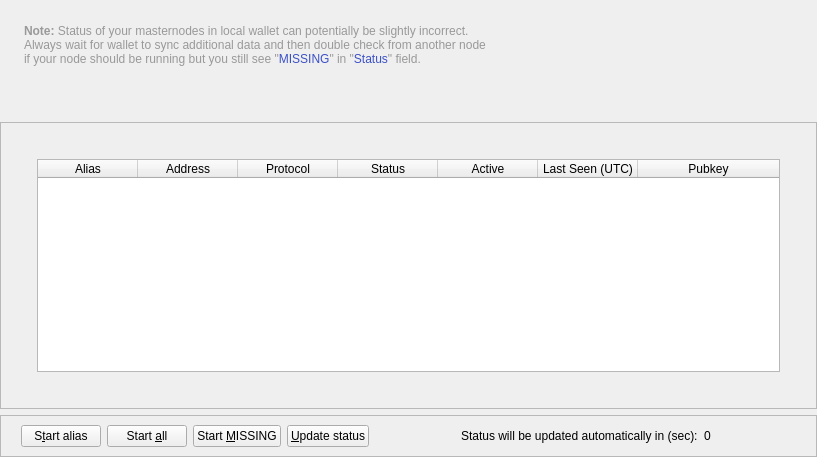
<?xml version="1.0" encoding="UTF-8"?>
<ui version="4.0">
 <class>MasternodeList</class>
 <widget class="QWidget" name="MasternodeList">
  <property name="geometry">
   <rect>
    <x>0</x>
    <y>0</y>
    <width>817</width>
    <height>457</height>
   </rect>
  </property>
  <property name="windowTitle">
   <string>Form</string>
  </property>
  <layout class="QVBoxLayout" name="topLayout">
   <property name="leftMargin">
    <number>0</number>
   </property>
   <property name="topMargin">
    <number>0</number>
   </property>
   <property name="rightMargin">
    <number>0</number>
   </property>
   <property name="bottomMargin">
    <number>0</number>
   </property>
   <item>
    <layout class="QGridLayout" name="gridLayout_2">
     <item row="0" column="0">
      <layout class="QVBoxLayout" name="verticalLayout_2">
       <property name="bottomMargin">
        <number>0</number>
       </property>
       <item>
        <layout class="QHBoxLayout" name="horizontalLayout_note">
         <property name="leftMargin">
          <number>24</number>
         </property>
         <property name="topMargin">
          <number>24</number>
         </property>
         <property name="rightMargin">
          <number>24</number>
         </property>
         <property name="bottomMargin">
          <number>50</number>
         </property>
         <item>
          <widget class="QLabel" name="updateNote">
           <property name="text">
            <string>&lt;span style=&quot;color: #999;&quot;&gt;&lt;b&gt;Note:&lt;/b&gt; Status of your masternodes in local wallet can potentially be slightly incorrect.&lt;br /&gt;Always wait for wallet to sync additional data and then double check from another node&lt;br /&gt;if your node should be running but you still see &quot;&lt;span style=&quot;color: #3b50c7&quot;&gt;MISSING&lt;/span&gt;&quot; in &quot;&lt;span style=&quot;color: #3b50c7&quot;&gt;Status&lt;/span&gt;&quot; field.&lt;/span&gt;</string>
           </property>
          </widget>
         </item>
        </layout>
       </item>
       <item>
        <widget class="QFrame" name="frame">
         <property name="frameShape">
          <enum>QFrame::StyledPanel</enum>
         </property>
         <property name="frameShadow">
          <enum>QFrame::Raised</enum>
         </property>
         <layout class="QHBoxLayout" name="horizontalLayout">
          <property name="leftMargin">
           <number>36</number>
          </property>
          <property name="topMargin">
           <number>36</number>
          </property>
          <property name="rightMargin">
           <number>36</number>
          </property>
          <property name="bottomMargin">
           <number>36</number>
          </property>
          <item>
           <widget class="QTableWidget" name="tableWidgetMyMasternodes">
            <property name="minimumSize">
             <size>
              <width>695</width>
              <height>0</height>
             </size>
            </property>
            <property name="palette">
             <palette>
              <active>
               <colorrole role="Text">
                <brush brushstyle="SolidPattern">
                 <color alpha="255">
                  <red>51</red>
                  <green>51</green>
                  <blue>51</blue>
                 </color>
                </brush>
               </colorrole>
              </active>
              <inactive>
               <colorrole role="Text">
                <brush brushstyle="SolidPattern">
                 <color alpha="255">
                  <red>51</red>
                  <green>51</green>
                  <blue>51</blue>
                 </color>
                </brush>
               </colorrole>
              </inactive>
              <disabled>
               <colorrole role="Text">
                <brush brushstyle="SolidPattern">
                 <color alpha="255">
                  <red>85</red>
                  <green>85</green>
                  <blue>85</blue>
                 </color>
                </brush>
               </colorrole>
              </disabled>
             </palette>
            </property>
            <property name="editTriggers">
             <set>QAbstractItemView::NoEditTriggers</set>
            </property>
            <property name="alternatingRowColors">
             <bool>true</bool>
            </property>
            <property name="selectionMode">
             <enum>QAbstractItemView::SingleSelection</enum>
            </property>
            <property name="selectionBehavior">
             <enum>QAbstractItemView::SelectRows</enum>
            </property>
            <property name="showGrid">
             <bool>false</bool>
            </property>
            <property name="gridStyle">
             <enum>Qt::SolidLine</enum>
            </property>
            <property name="sortingEnabled">
             <bool>true</bool>
            </property>
            <attribute name="horizontalHeaderMinimumSectionSize">
             <number>20</number>
            </attribute>
            <attribute name="horizontalHeaderStretchLastSection">
             <bool>true</bool>
            </attribute>
            <column>
             <property name="text">
              <string>Alias</string>
             </property>
            </column>
            <column>
             <property name="text">
              <string>Address</string>
             </property>
            </column>
            <column>
             <property name="text">
              <string>Protocol</string>
             </property>
            </column>
            <column>
             <property name="text">
              <string>Status</string>
             </property>
            </column>
            <column>
             <property name="text">
              <string>Active</string>
             </property>
            </column>
            <column>
             <property name="text">
              <string>Last Seen (UTC)</string>
             </property>
            </column>
            <column>
             <property name="text">
              <string>Pubkey</string>
             </property>
            </column>
           </widget>
          </item>
         </layout>
        </widget>
       </item>
       <item>
        <widget class="QFrame" name="frame_2_1">
         <property name="frameShape">
          <enum>QFrame::StyledPanel</enum>
         </property>
         <property name="frameShadow">
          <enum>QFrame::Raised</enum>
         </property>
         <layout class="QHBoxLayout" name="horizontalLayout_2">
          <property name="leftMargin">
           <number>20</number>
          </property>
          <property name="rightMargin">
           <number>20</number>
          </property>
          <item>
           <layout class="QHBoxLayout" name="horizontalLayout_5">
            <property name="bottomMargin">
             <number>0</number>
            </property>
            <item>
             <widget class="QPushButton" name="startButton">
              <property name="text">
               <string>S&amp;tart alias</string>
              </property>
             </widget>
            </item>
            <item>
             <widget class="QPushButton" name="startAllButton">
              <property name="text">
               <string>Start &amp;all</string>
              </property>
             </widget>
            </item>
            <item>
             <widget class="QPushButton" name="startMissingButton">
              <property name="text">
               <string>Start &amp;MISSING</string>
              </property>
             </widget>
            </item>
            <item>
             <widget class="QPushButton" name="UpdateButton">
              <property name="text">
               <string>&amp;Update status</string>
              </property>
             </widget>
            </item>
            <item>
             <spacer name="horizontalSpacer">
              <property name="orientation">
               <enum>Qt::Horizontal</enum>
              </property>
              <property name="sizeHint" stdset="0">
               <size>
                <width>40</width>
                <height>20</height>
               </size>
              </property>
             </spacer>
            </item>
            <item>
             <widget class="QLabel" name="autoupdate_label">
              <property name="text">
               <string>Status will be updated automatically in (sec):</string>
              </property>
             </widget>
            </item>
            <item>
             <widget class="QLabel" name="secondsLabel">
              <property name="autoFillBackground">
               <bool>false</bool>
              </property>
              <property name="text">
               <string>0</string>
              </property>
             </widget>
            </item>
            <item>
             <spacer name="horizontalSpacer_5">
              <property name="orientation">
               <enum>Qt::Horizontal</enum>
              </property>
              <property name="sizeHint" stdset="0">
               <size>
                <width>40</width>
                <height>20</height>
               </size>
              </property>
             </spacer>
            </item>
           </layout>
          </item>
         </layout>
        </widget>
       </item>
      </layout>
     </item>
    </layout>
   </item>
  </layout>
 </widget>
 <resources/>
 <connections/>
</ui>
